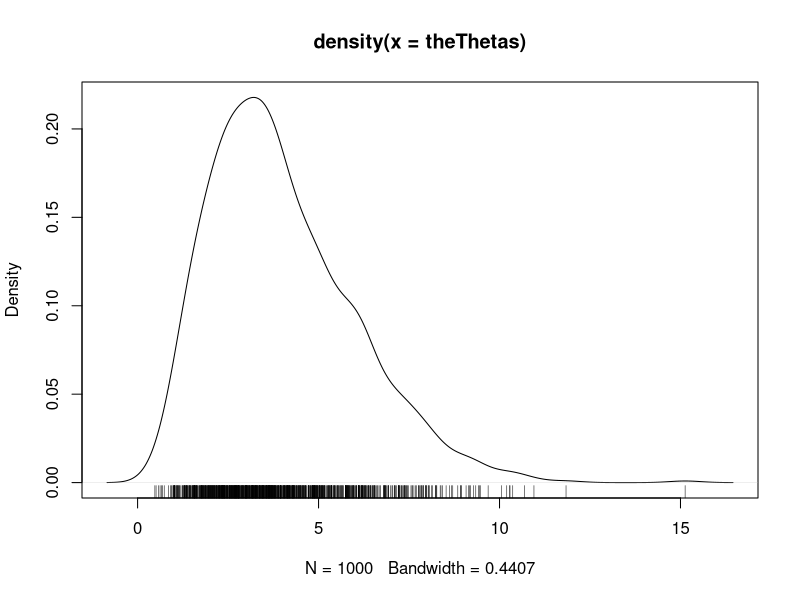

Source code (R): (Note: this script raises an error after producing the figure.)
alpha = 4
beta = 1

theThetas = rgamma(1000, shape = alpha, scale = beta)
plot(density(theThetas))
rug(theThetas)

theCounts = rpois(10000, theThetas)
plot(theThetas, theCounts)

hist(theCounts)
temp = table(theCounts)
names(temp)
temp[as.character(setdiff(0:max(theCounts), 
             as.numeric(names(temp))))] = 0
temp = temp[order(as.numeric(names(temp)))]
rbind(temp,
  round(dnbinom(x = 0:17, size = alpha, prob = 1/2) * 1000)
)
